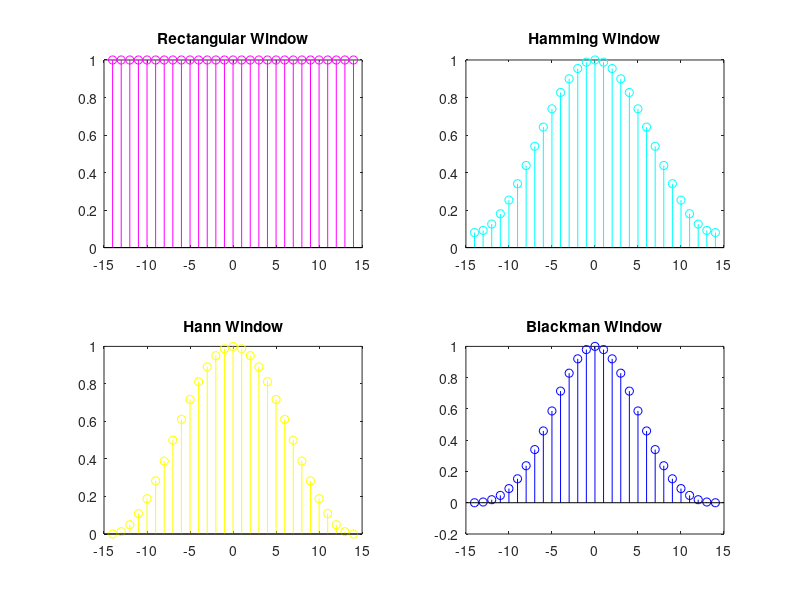
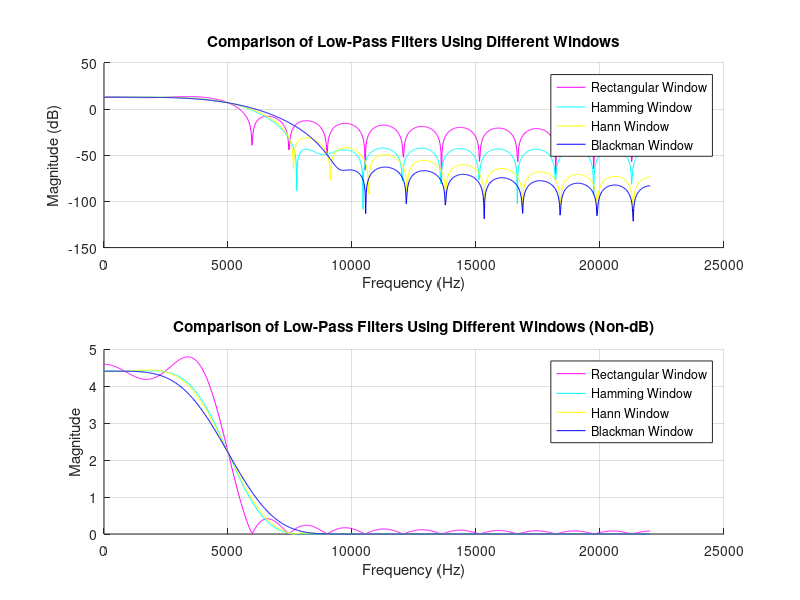

Recreate these plots in MATLAB, in order.
%task4
clc; clear; close all;
fs = 44100;
fc = 5000;
M = 28; % Filter order
N = M + 1;
ft = fc / fs;
n = -M/2:M/2;
h = sinc(2 * ft * n); % Truncated sinc function
% Different Windows
w_rect = rectwin(N)';
w_ham = hamming(N)';
w_hann = hann(N)';
w_black = blackman(N)';
h_rect = h .* w_rect;
h_ham = h .* w_ham;
h_hann = h .* w_hann;
h_black = h .* w_black;
figure;
subplot(2,2,1); stem(n, w_rect, 'm'); title('Rectangular Window');
subplot(2,2,2); stem(n, w_ham, 'c'); title('Hamming Window');
subplot(2,2,3); stem(n, w_hann, 'y'); title('Hann Window');
subplot(2,2,4); stem(n, w_black, 'b'); title('Blackman Window');
% Frequency Responses
figure;
subplot(211);
hold on;
[H_rect, f] = freqz(h_rect, 1, 1024, fs);
[H_ham, ~] = freqz(h_ham, 1, 1024, fs);
[H_hann, ~] = freqz(h_hann, 1, 1024, fs);
[H_black, ~] = freqz(h_black, 1, 1024, fs);
plot(f, 20*log10(abs(H_rect)), 'm', 'DisplayName', 'Rectangular Window');
plot(f, 20*log10(abs(H_ham)), 'c', 'DisplayName', 'Hamming Window');
plot(f, 20*log10(abs(H_hann)), 'y', 'DisplayName', 'Hann Window');
plot(f, 20*log10(abs(H_black)), 'b', 'DisplayName', 'Blackman Window');
xlabel('Frequency (Hz)');
ylabel('Magnitude (dB)');
title('Comparison of Low-Pass Filters Using Different Windows');
legend;
grid on;
hold off;
% Plot Frequency Response (Non-dB)
subplot(212);
hold on;
plot(f, abs(H_rect), 'm', 'DisplayName', 'Rectangular Window');
plot(f, abs(H_ham), 'c', 'DisplayName', 'Hamming Window');
plot(f, abs(H_hann), 'y', 'DisplayName', 'Hann Window');
plot(f, abs(H_black), 'b', 'DisplayName', 'Blackman Window');
xlabel('Frequency (Hz)');
ylabel('Magnitude');
title('Comparison of Low-Pass Filters Using Different Windows (Non-dB)');
legend;
grid on;
hold off;